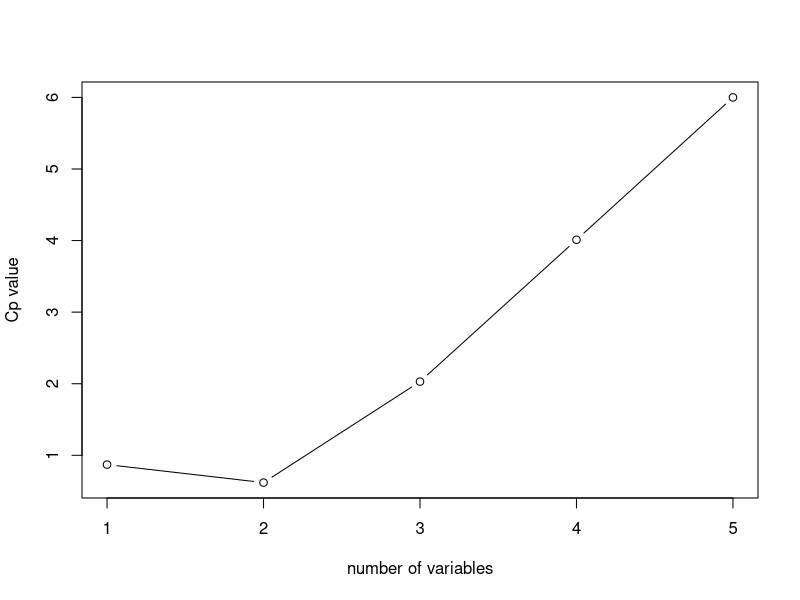

The R source for this figure: (Note: this script raises an error after producing the figure.)
## ---- chunk 1
setwd("~/Documents/SFSU.FALL.2017/424/HW/6")

hwdata =read.table("HCH6Data.txt", header = FALSE)
y=  hwdata$V1
x1 = hwdata$V2
x2 = hwdata$V3
x3 = hwdata$V4
x4 = hwdata$V5
x5 = hwdata$V6
## ---- chunk 2
library(leaps)
cpMeth <- regsubsets(V1~., data = hwdata, nbest =1,method = "exhaustive")
cpMeth.summary = summary(cpMeth)
plot(cpMeth.summary$cp, type = "b" ,xlab="number of variables", ylab = "Cp value")
cpMeth.summary$cp
## ---- chunk 3
mt = lm(y1~x1+x2+x3+x4+x5)
m1 = lm(y1 ~ x1)
m2 = lm(y1 ~ x2)
m3 = lm(y1 ~ x3)
m4 = lm(y1 ~ x4)
m5 = lm(y1 ~ x5)
summary(m1)
summary(m2)
summary(m3)
summary(m4)
summary(m5)
## ---- chunk 4
MSE=(summary(mt)$sigma)^2
"Number of Var,   Cp Stat"
"Step 1 : Single Variable Models"
m1 = lm(y~x1)
m2 = lm(y~x2)
m3 = lm(y~x3)
m4 = lm(y~x4)
m5 = lm(y~x5)
extractAIC(m1,scale=MSE)
extractAIC(m2,scale=MSE)
extractAIC(m3,scale=MSE)
extractAIC(m4,scale=MSE)
extractAIC(m5,scale=MSE)
"Step 2 : Two Variable Models"
m1 = lm(y~x1 + x2)
m2 = lm(y~x1 + x3)
m3 = lm(y~x1 + x4)
m4 = lm(y~x1 + x5)
m5 = lm(y~x2 + x3)
m6 = lm(y~x2 + x4)
m7 = lm(y~x2 + x5)
m8 = lm(y~x3 + x4)
m9 = lm(y~x3 + x5)
m10 = lm(y~x4 + x5)
extractAIC(m1,scale=MSE)
extractAIC(m2,scale=MSE)
extractAIC(m3,scale=MSE)
extractAIC(m4,scale=MSE)
extractAIC(m5,scale=MSE)
extractAIC(m6,scale=MSE)
extractAIC(m7,scale=MSE)
extractAIC(m8,scale=MSE)
extractAIC(m9,scale=MSE)
extractAIC(m10,scale=MSE)
"Step 3 : Three Variable Models"
m1 = lm(y~x1 + x2 + x3)
m2 = lm(y~x1 + x2 + x4)
m3 = lm(y~x1 + x2 + x5)
m4 = lm(y~x1 + x3 + x4)
m5 = lm(y~x1 + x3 + x5)
m6 = lm(y~x1 + x4 + x5)
m7 = lm(y~x2 + x3 + x4)
m8 = lm(y~x2 + x3 + x5)
m9 = lm(y~x2 + x4 + x5)
m10 = lm(y~x3 + x4 + x5)
extractAIC(m1,scale=MSE)
extractAIC(m2,scale=MSE)
extractAIC(m3,scale=MSE)
extractAIC(m4,scale=MSE)
extractAIC(m5,scale=MSE)
extractAIC(m6,scale=MSE)
extractAIC(m7,scale=MSE)
extractAIC(m8,scale=MSE)
extractAIC(m9,scale=MSE)
extractAIC(m10,scale=MSE)
"The minimum value calculated is not lower than the previous step, so we can stop"
"For sake of being verbose, we will calculate the other values"
"Step 4 : Four Variable Models"
m1 = lm(y~x1 + x2 + x3 +x4)
m2 = lm(y~x1 + x2 + x3 +x5)
m3 = lm(y~x1 + x2 + x4 +x5)
m4 = lm(y~x1 + x3 + x4 +x5)
m5 = lm(y~x2 + x3 + x4 +x5)
extractAIC(m1,scale=MSE)
extractAIC(m2,scale=MSE)
extractAIC(m3,scale=MSE)
extractAIC(m4,scale=MSE)
extractAIC(m5,scale=MSE)
"Step 5"
m1 = lm(y~x1 + x2 + x3 + x4 +x5)
extractAIC(m1 , scale = MSE)
"summary"
"best model with respect to Cp Value"
"y~x1+x3"
m1 = lm(y~x1 + x3)
summary(m1)
extractAIC(m1, scale = MSE)
## ---- chunk 5
model = lm(V1~.-V1, data=hwdata)
ols_all_subset(model)
k = ols_all_subset(model)
plot(k)
